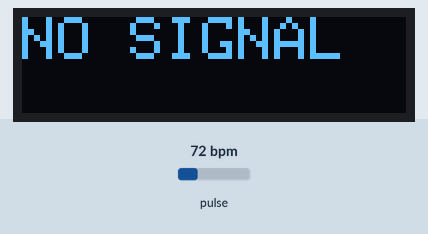
Simulated run of this sketch. Board: Arduino Uno, built with avr-gcc and run on an emulated ATmega328P. Parts: 128×32 one-colour display. The test bench sets the inputs (shaded band); at power-on: pulse 72 bpm.

Above: at 4.2 s.
4.3 s: pulse set to 100 bpm
At 7.2 s:
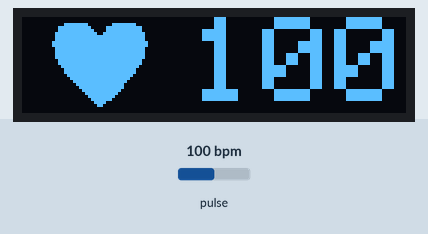
7.3 s: pulse set to 42 bpm
At 8.9 s:
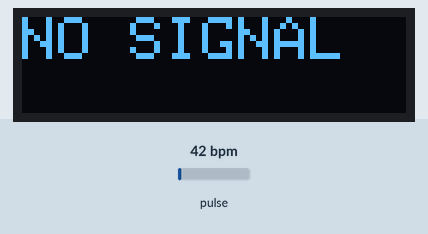
9.4 s: pulse set to 130 bpm
At 11.6 s:
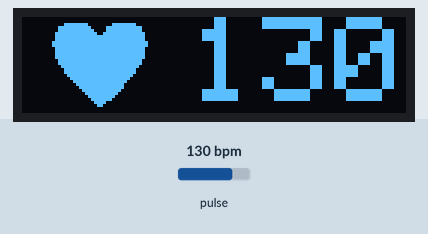
Timing chart, 0 to 13.1 s (numbered marks = the images above; inputs shaded):
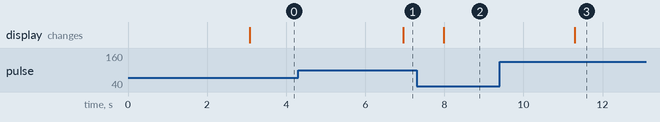

Measured:
- after the input at 4.3 s, the display: changes after 2.7 s (image 1)
- after the input at 7.3 s, the display: changes after 0.69 s (image 2)
- after the input at 9.4 s, the display: changes after 1.9 s (image 3)

The sketch:

HeartRateMonitor.ino
```cpp
#include <Wire.h>
#include <SPI.h>
#include <Adafruit_GFX.h>
#include <Adafruit_SSD1306.h>

#define SCREEN_WIDTH 128 // OLED display width, in pixels
#define SCREEN_HEIGHT 32 // OLED display height, in pixels

// Declaration for an SSD1306 display connected to I2C (SDA, SCL pins)
#define OLED_RESET     4 // Reset pin # (or -1 if sharing Arduino reset pin)
Adafruit_SSD1306 display(SCREEN_WIDTH, SCREEN_HEIGHT, &Wire, OLED_RESET);

#define USE_ARDUINO_INTERRUPTS true    // Set-up low-level interrupts for most acurate BPM math.
#include <PulseSensorPlayground.h>     // Includes the PulseSensorPlayground Library.

const int PulseWire = A1;       // PulseSensor PURPLE WIRE connected to ANALOG PIN 1
const int LED13 = 1;          // The on-board Arduino LED, close to PIN 13.
int Threshold = 520;           // Determine which Signal to "count as a beat" and which to ignore.
                               // Use the "Gettting Started Project" to fine-tune Threshold Value beyond default setting.
                               // Otherwise leave the default "550" value.

PulseSensorPlayground pulseSensor;  // Creates an instance of the PulseSensorPlayground object called "pulseSensor"

const unsigned char PROGMEM screen [] = {
  0x00, 0x00, 0x00, 0x00, 0x00, 0x00, 0x00, 0x00, 0x00, 0x00, 0x00, 0x00, 0x00, 0x00, 0x00, 0x00,
  0x00, 0x00, 0x00, 0x00, 0x00, 0x00, 0x00, 0x00, 0x00, 0x00, 0x00, 0x00, 0x00, 0x00, 0x00, 0x00,
  0x00, 0x00, 0x00, 0x00, 0x00, 0x00, 0x00, 0x00, 0x00, 0x00, 0x00, 0x00, 0x00, 0x00, 0x00, 0x00,
  0x00, 0x00, 0x00, 0x00, 0x00, 0x00, 0x00, 0x00, 0x00, 0x00, 0x00, 0x00, 0x00, 0x00, 0x00, 0x00,
  0x00, 0x00, 0x00, 0x00, 0x00, 0x00, 0x00, 0x00, 0x00, 0x00, 0x00, 0x00, 0x00, 0x00, 0x00, 0x00,
  0x00, 0x1f, 0xff, 0xe0, 0x00, 0x00, 0x00, 0x00, 0x00, 0x00, 0x00, 0x00, 0x00, 0x00, 0x00, 0x00,
  0x00, 0xff, 0xff, 0xfe, 0x07, 0xff, 0x00, 0x00, 0x00, 0x18, 0x00, 0x00, 0x00, 0x00, 0x00, 0x00,
  0x03, 0xe0, 0x00, 0x1f, 0x8f, 0xff, 0x00, 0x00, 0x00, 0x1c, 0x00, 0x00, 0x00, 0x00, 0x00, 0x00,
  0x07, 0x00, 0x40, 0x81, 0xcf, 0xff, 0x00, 0x00, 0x00, 0x1c, 0x00, 0x00, 0x00, 0x00, 0x00, 0x00,
  0x0e, 0x30, 0x04, 0x30, 0xc0, 0xf0, 0x00, 0x00, 0x00, 0x1c, 0x00, 0x00, 0x00, 0x00, 0x00, 0x00,
  0x0f, 0x00, 0x20, 0x01, 0xc0, 0xf0, 0x3f, 0xc0, 0xfe, 0x7f, 0x83, 0xf0, 0x0a, 0x00, 0x00, 0x00,
  0x0f, 0xe0, 0x00, 0x1f, 0xc0, 0xf0, 0x3f, 0xe1, 0xff, 0x7f, 0x87, 0xfc, 0x0b, 0xb0, 0x00, 0x00,
  0x07, 0xff, 0xff, 0xff, 0xc0, 0xf0, 0x3d, 0xf3, 0xcf, 0x7f, 0x8f, 0x3c, 0x0a, 0xf0, 0x00, 0x00,
  0x07, 0xff, 0xff, 0xff, 0xc0, 0xf0, 0x00, 0x73, 0x80, 0x1c, 0x1e, 0x1e, 0x0e, 0xe0, 0x00, 0x00,
  0x07, 0xff, 0xff, 0xff, 0x80, 0xf0, 0x00, 0x73, 0xc0, 0x1c, 0x1c, 0x0e, 0x00, 0x00, 0x04, 0x00,
  0x03, 0xff, 0xff, 0xff, 0x00, 0xf0, 0x0f, 0xf3, 0xfc, 0x1c, 0x3f, 0xfe, 0x00, 0x00, 0x04, 0x00,
  0x01, 0xff, 0xff, 0xff, 0x00, 0xf0, 0x3f, 0xf1, 0xfe, 0x1c, 0x3f, 0xfe, 0x00, 0x00, 0x0c, 0x00,
  0x00, 0xff, 0xff, 0xfe, 0x00, 0xf0, 0x78, 0x70, 0xff, 0x1c, 0x3f, 0xf8, 0x07, 0xbe, 0x7c, 0xf0,
  0x00, 0x7f, 0xff, 0xfc, 0x00, 0xf0, 0x70, 0x70, 0x07, 0x1c, 0x1c, 0x00, 0x0c, 0x66, 0x4d, 0x98,
  0x00, 0x3f, 0xff, 0xf0, 0x00, 0xf0, 0x70, 0x72, 0x07, 0x1c, 0x1e, 0x00, 0x18, 0x62, 0xc5, 0xf8,
  0x00, 0x0f, 0xff, 0xc0, 0x00, 0xf0, 0x78, 0xf3, 0x8f, 0x1f, 0xcf, 0xfc, 0x18, 0x62, 0xc5, 0x80,
  0x00, 0x1f, 0xff, 0xe0, 0x00, 0xf0, 0x3f, 0xff, 0xff, 0x1f, 0xc7, 0xfc, 0x0c, 0x66, 0x6d, 0x80,
  0x00, 0x0f, 0xff, 0xe0, 0x00, 0xf0, 0x1f, 0xf3, 0xfc, 0x0f, 0xc3, 0xfc, 0x07, 0xbc, 0x7c, 0xf0,
  0x00, 0x01, 0xfe, 0x00, 0x00, 0x00, 0x02, 0x00, 0x00, 0x00, 0x00, 0x00, 0x00, 0x00, 0x00, 0x00,
  0x00, 0x00, 0x00, 0x00, 0x00, 0x00, 0x00, 0x00, 0x00, 0x00, 0x00, 0x00, 0x00, 0x00, 0x00, 0x00,
  0x00, 0x00, 0x00, 0x00, 0x00, 0x00, 0x00, 0x00, 0x00, 0x00, 0x00, 0x00, 0x00, 0x00, 0x00, 0x00,
  0x00, 0x00, 0x00, 0x00, 0x00, 0x00, 0x00, 0x00, 0x00, 0x00, 0x00, 0x00, 0x00, 0x00, 0x00, 0x00,
  0x00, 0x00, 0x00, 0x00, 0x00, 0x00, 0x00, 0x00, 0x00, 0x00, 0x00, 0x00, 0x00, 0x00, 0x00, 0x00,
  0x00, 0x00, 0x00, 0x00, 0x00, 0x00, 0x00, 0x00, 0x00, 0x00, 0x00, 0x00, 0x00, 0x00, 0x00, 0x00,
  0x00, 0x00, 0x00, 0x00, 0x00, 0x00, 0x00, 0x00, 0x00, 0x00, 0x00, 0x00, 0x00, 0x00, 0x00, 0x00,
  0x00, 0x00, 0x00, 0x00, 0x00, 0x00, 0x00, 0x00, 0x00, 0x00, 0x00, 0x00, 0x00, 0x00, 0x00, 0x00,
  0x00, 0x00, 0x00, 0x00, 0x00, 0x00, 0x00, 0x00, 0x00, 0x00, 0x00, 0x00, 0x00, 0x00, 0x00, 0x00
};

// 'heart', 32x32px
const unsigned char heart [] PROGMEM = {
  0x00, 0x00, 0x00, 0x00, 0x00, 0x00, 0x00, 0x00, 0x0f, 0xf0, 0x0f, 0xf0, 0x3f, 0xf8, 0x3f, 0xfc,
  0x3f, 0xfc, 0x3f, 0xfc, 0x7f, 0xfe, 0x7f, 0xfe, 0x7f, 0xff, 0xff, 0xfe, 0x7f, 0xff, 0xff, 0xfe,
  0xff, 0xff, 0xff, 0xff, 0xff, 0xff, 0xff, 0xff, 0x7f, 0xff, 0xff, 0xfe, 0x7f, 0xff, 0xff, 0xfe,
  0x7f, 0xff, 0xff, 0xfe, 0x7f, 0xff, 0xff, 0xfe, 0x3f, 0xff, 0xff, 0xfc, 0x3f, 0xff, 0xff, 0xfc,
  0x1f, 0xff, 0xff, 0xf8, 0x0f, 0xff, 0xff, 0xf0, 0x0f, 0xff, 0xff, 0xf0, 0x07, 0xff, 0xff, 0xe0,
  0x03, 0xff, 0xff, 0xc0, 0x01, 0xff, 0xff, 0x80, 0x00, 0xff, 0xff, 0x00, 0x00, 0x7f, 0xff, 0x00,
  0x00, 0x3f, 0xfe, 0x00, 0x00, 0x1f, 0xfc, 0x00, 0x00, 0x0f, 0xf8, 0x00, 0x00, 0x07, 0xf0, 0x00,
  0x00, 0x03, 0xc0, 0x00, 0x00, 0x01, 0x80, 0x00, 0x00, 0x00, 0x00, 0x00, 0x00, 0x00, 0x00, 0x00
};

int Signal;
bool NoSignal = false;
int cycle = 0;

void setup() {
  Serial.begin(9600);

  // SSD1306_SWITCHCAPVCC = generate display voltage from 3.3V internally
  if(!display.begin(SSD1306_SWITCHCAPVCC, 0x3C)) { // Address 0x3C for 128x32
    Serial.println(F("SSD1306 allocation failed"));
    for(;;); // Don't proceed, loop forever
  }

  // Configure the PulseSensor object, by assigning our variables to it.
  pulseSensor.analogInput(PulseWire);
  pulseSensor.blinkOnPulse(LED13);       //auto-magically blink Arduino's LED with heartbeat.
  pulseSensor.setThreshold(Threshold);

  // Double-check the "pulseSensor" object was created and "began" seeing a signal.
   if (!pulseSensor.begin()) {
    Serial.println("We failed to start the pulseSensor Object !");
    for(;;); // Don't proceed, loop forever
  }

  // Clear the buffer
  display.clearDisplay();
  display.drawBitmap(0, 0, screen, 128, 32, 1);
  display.display();
  delay(3000);
}

void loop() {
  int bpm = pulseSensor.getBeatsPerMinute();
  if (pulseSensor.sawStartOfBeat()) {
    cycle++;
    if(cycle > 5) {
      NoSignal = false;
      drawBPM(bpm);
      cycle = 5;
    }
  } else {
    if (!NoSignal) {
      cycle = 0;
      NoSignal = true;
      drawNoInput();
    }
  }
  delay(20);
}


void drawBPM(int bpm) {
  display.clearDisplay();

  display.drawBitmap(10, 0, heart, 32, 32, 1);

  display.setTextSize(4);
  display.setTextColor(WHITE);
  display.setCursor(32,0);
  display.print(' ');
  display.println(bpm);

  display.display();
  delay(1000);
}

void drawNoInput(void) {
  display.clearDisplay();
  display.setTextSize(2);             // Normal 1:1 pixel scale
  display.setTextColor(WHITE);        // Draw white text
  display.setCursor(0,0);             // Start at top-left corner
  display.print(F("NO SIGNAL"));
  display.display();
}
```
